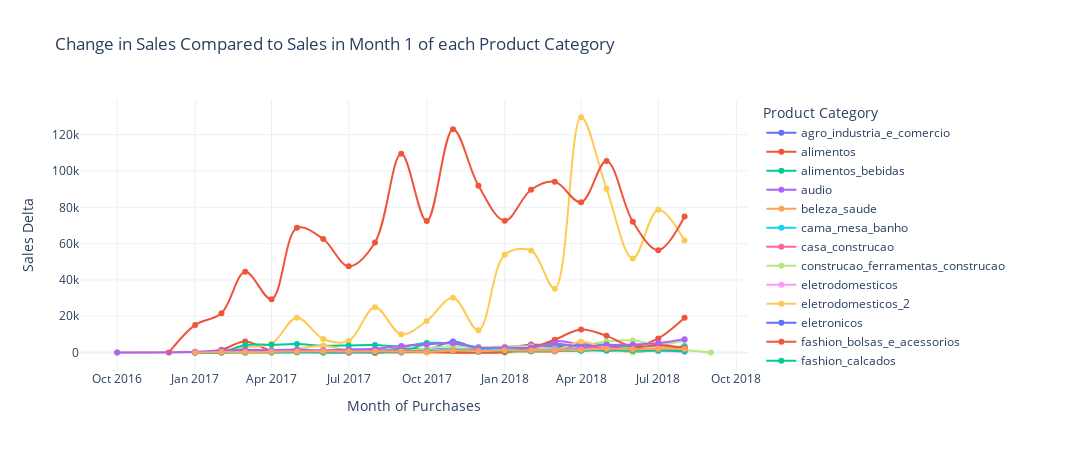

Notebook code for this chart:
### Markdown cell above
---

### Code cell
# Monthly Sales Aggregation per Product Category
monthly_sales_by_category = (
    orders.select(['order_id', 'order_purchase_timestamp'])
    .join(
        order_items.select(['order_id', 'product_id', 'price']),
        on='order_id')
    .join(
        products.select(['product_id', 'product_category_name']),
        on='product_id')
    .filter(pl.col('product_category_name').is_not_null())
    .with_columns(
        (pl.col('order_purchase_timestamp').str.strptime(pl.Datetime).cast(pl.Date).dt.truncate("1mo").alias('purchase_month')))
    .drop(columns='order_purchase_timestamp')
    .groupby(['purchase_month', 'product_category_name'])
    .agg(pl.col('price').sum().alias('total_sales'))
    .sort(by=['product_category_name', 'purchase_month'])
    .to_pandas()
)

# remove first month of sales for each category
monthly_sales_by_category['sequence'] = monthly_sales_by_category.groupby(['product_category_name']).cumcount()
monthly_sales_by_category = monthly_sales_by_category.query('sequence != 0').drop(columns='sequence')

# Calculate the growth of each categories from its base value
base_values = monthly_sales_by_category.groupby(['product_category_name'])['total_sales'].first().reset_index()
base_values.columns = ['product_category_name', 'base_sales']
monthly_sales_by_category = monthly_sales_by_category.merge(base_values, on='product_category_name')
monthly_sales_by_category['change'] = round((monthly_sales_by_category['total_sales'] / monthly_sales_by_category['base_sales']) * 100 - 100, 2)

# Get the top 25 categories with the largest median MoM growth from Base Value
top_growth_categories = (
    list(
        monthly_sales_by_category
        .groupby(['product_category_name'])['change'].median()
        .sort_values()
        .tail(25)
        .reset_index()['product_category_name'])
)

# Plot the top 25 growth categories
fig = px.line(
    monthly_sales_by_category[monthly_sales_by_category['product_category_name'].isin(top_growth_categories)],
    x='purchase_month',
    y='change',
    template='plotly_white',
    line_shape='spline',
    color='product_category_name',
    markers='dot',
    render_mode='svg',
    width=1250, height=450,
    labels={
        'purchase_month': 'Month of Purchases',
        'change': 'Sales Delta',
        'product_category_name': 'Product Category'},
    title='Change in Sales Compared to Sales in Month 1 of each Product Category')

fig.show()

### Figure 1 — Plotly figure (JSON) as saved in the notebook; plotly's stock layout.template omitted (floating-point values rounded to 4 significant figures)
{"data": [{"hovertemplate": "Product Category=agro_industria_e_comercio<br>Month of Purchases=%{x}<br>Sales Delta=%{y}<extra></extra>", "legendgroup": "agro_industria_e_comercio", "line": {"color": "#636efa", "dash": "solid", "shape": "spline"}, "marker": {"symbol": "circle"}, "mode": "lines+markers", "name": "agro_industria_e_comercio", "orientation": "v", "showlegend": true, "type": "scatter", "x": ["2017-02-01T00:00:00", "2017-03-01T00:00:00", "2017-05-01T00:00:00", "2017-06-01T00:00:00", "2017-07-01T00:00:00", "2017-08-01T00:00:00", "2017-09-01T00:00:00", "2017-10-01T00:00:00", "2017-11-01T00:00:00", "2017-12-01T00:00:00", "2018-01-01T00:00:00", "2018-02-01T00:00:00", "2018-03-01T00:00:00", "2018-04-01T00:00:00", "2018-05-01T00:00:00", "2018-06-01T00:00:00", "2018-07-01T00:00:00", "2018-08-01T00:00:00"], "xaxis": "x", "y": [0, -63.53, 602.7, 518.2, 424.8, -60.86, 786.9, 1390.0, 6097.0, 2254.0, 2503.0, 3193.0, 2577.0, 1902.0, 1359.0, 1464.0, 3350.0, 2133.0], "yaxis": "y"}, {"hovertemplate": "Product Category=alimentos<br>Month of Purchases=%{x}<br>Sales Delta=%{y}<extra></extra>", "legendgroup": "alimentos", "line": {"color": "#EF553B", "dash": "solid", "shape": "spline"}, "marker": {"symbol": "circle"}, "mode": "lines+markers", "name": "alimentos", "orientation": "v", "showlegend": true, "type": "scatter", "x": ["2017-01-01T00:00:00", "2017-02-01T00:00:00", "2017-03-01T00:00:00", "2017-04-01T00:00:00", "2017-05-01T00:00:00", "2017-06-01T00:00:00", "2017-07-01T00:00:00", "2017-08-01T00:00:00", "2017-09-01T00:00:00", "2017-10-01T00:00:00", "2017-11-01T00:00:00", "2017-12-01T00:00:00", "2018-01-01T00:00:00", "2018-02-01T00:00:00", "2018-03-01T00:00:00", "2018-04-01T00:00:00", "2018-05-01T00:00:00", "2018-06-01T00:00:00", "2018-07-01T00:00:00", "2018-08-01T00:00:00"], "xaxis": "x", "y": [0, 1571.0, 6130.0, 1047.0, 805.9, 250.1, 1264.0, 751.2, 2219.0, 1782.0, 1201.0, 2184.0, 1928.0, 4415.0, 3543.0, 3789.0, 3503.0, 3102.0, 7789.0, 19180.0], "yaxis": "y"}, {"hovertemplate": "Product Category=alimentos_bebidas<br>Month of Purchases=%{x}<br>Sales Delta=%{y}<extra></extra>", "legendgroup": "alimentos_bebidas", "line": {"color": "#00cc96", "dash": "solid", "shape": "spline"}, "marker": {"symbol": "circle"}, "mode": "lines+markers", "name": "alimentos_bebidas", "orientation": "v", "showlegend": true, "type": "scatter", "x": ["2017-04-01T00:00:00", "2017-05-01T00:00:00", "2017-06-01T00:00:00", "2017-07-01T00:00:00", "2017-08-01T00:00:00", "2017-09-01T00:00:00", "2017-10-01T00:00:00", "2017-11-01T00:00:00", "2017-12-01T00:00:00", "2018-01-01T00:00:00", "2018-02-01T00:00:00", "2018-03-01T00:00:00", "2018-04-01T00:00:00", "2018-05-01T00:00:00", "2018-06-01T00:00:00", "2018-07-01T00:00:00", "2018-08-01T00:00:00"], "xaxis": "x", "y": [0, 769.1, 19.83, 251.2, 933.0, 549.0, 4696.0, 5006.0, 2194.0, 612.2, 2111.0, 4808.0, 1163.0, 2488.0, 513.5, 1599.0, 2047.0], "yaxis": "y"}, {"hovertemplate": "Product Category=audio<br>Month of Purchases=%{x}<br>Sales Delta=%{y}<extra></extra>", "legendgroup": "audio", "line": {"color": "#ab63fa", "dash": "solid", "shape": "spline"}, "marker": {"symbol": "circle"}, "mode": "lines+markers", "name": "audio", "orientation": "v", "showlegend": true, "type": "scatter", "x": ["2017-02-01T00:00:00", "2017-03-01T00:00:00", "2017-04-01T00:00:00", "2017-05-01T00:00:00", "2017-06-01T00:00:00", "2017-07-01T00:00:00", "2017-08-01T00:00:00", "2017-09-01T00:00:00", "2017-10-01T00:00:00", "2017-11-01T00:00:00", "2017-12-01T00:00:00", "2018-01-01T00:00:00", "2018-02-01T00:00:00", "2018-03-01T00:00:00", "2018-04-01T00:00:00", "2018-05-01T00:00:00", "2018-06-01T00:00:00", "2018-07-01T00:00:00", "2018-08-01T00:00:00"], "xaxis": "x", "y": [0, 592.8, 475.2, 1171.0, 920.1, 371.1, 541.5, 536.5, 1334.0, 2145.0, 1540.0, 2232.0, 1627.0, 6375.0, 4201.0, 1547.0, 1018.0, 1159.0, 1163.0], "yaxis": "y"}, {"hovertemplate": "Product Category=beleza_saude<br>Month of Purchases=%{x}<br>Sales Delta=%{y}<extra></extra>", "legendgroup": "beleza_saude", "line": {"color": "#FFA15A", "dash": "solid", "shape": "spline"}, "marker": {"symbol": "circle"}, "mode": "lines+markers", "name": "beleza_saude", "orientation": "v", "showlegend": true, "type": "scatter", "x": ["2016-10-01T00:00:00", "2017-01-01T00:00:00", "2017-02-01T00:00:00", "2017-03-01T00:00:00", "2017-04-01T00:00:00", "2017-05-01T00:00:00", "2017-06-01T00:00:00", "2017-07-01T00:00:00", "2017-08-01T00:00:00", "2017-09-01T00:00:00", "2017-10-01T00:00:00", "2017-11-01T00:00:00", "2017-12-01T00:00:00", "2018-01-01T00:00:00", "2018-02-01T00:00:00", "2018-03-01T00:00:00", "2018-04-01T00:00:00", "2018-05-01T00:00:00", "2018-06-01T00:00:00", "2018-07-01T00:00:00", "2018-08-01T00:00:00"], "xaxis": "x", "y": [0, 175.9, 401.7, 471.0, 403.8, 927.7, 603.5, 666.5, 995.5, 1032.0, 820.7, 1638.0, 1246.0, 1492.0, 1811.0, 1878.0, 1915.0, 2019.0, 2270.0, 2224.0, 2554.0], "yaxis": "y"}, {"hovertemplate": "Product Category=cama_mesa_banho<br>Month of Purchases=%{x}<br>Sales Delta=%{y}<extra></extra>", "legendgroup": "cama_mesa_banho", "line": {"color": "#19d3f3", "dash": "solid", "shape": "spline"}, "marker": {"symbol": "circle"}, "mode": "lines+markers", "name": "cama_mesa_banho", "orientation": "v", "showlegend": true, "type": "scatter", "x": ["2017-01-01T00:00:00", "2017-02-01T00:00:00", "2017-03-01T00:00:00", "2017-04-01T00:00:00", "2017-05-01T00:00:00", "2017-06-01T00:00:00", "2017-07-01T00:00:00", "2017-08-01T00:00:00", "2017-09-01T00:00:00", "2017-10-01T00:00:00", "2017-11-01T00:00:00", "2017-12-01T00:00:00", "2018-01-01T00:00:00", "2018-02-01T00:00:00", "2018-03-01T00:00:00", "2018-04-01T00:00:00", "2018-05-01T00:00:00", "2018-06-01T00:00:00", "2018-07-01T00:00:00", "2018-08-01T00:00:00"], "xaxis": "x", "y": [0, 311.2, 550.8, 514.8, 742.0, 786.7, 1513.0, 1343.0, 1225.0, 1067.0, 2158.0, 1175.0, 1829.0, 1433.0, 1649.0, 1727.0, 1711.0, 1707.0, 1291.0, 1441.0], "yaxis": "y"}, {"hovertemplate": "Product Category=casa_construcao<br>Month of Purchases=%{x}<br>Sales Delta=%{y}<extra></extra>", "legendgroup": "casa_construcao", "line": {"color": "#FF6692", "dash": "solid", "shape": "spline"}, "marker": {"symbol": "circle"}, "mode": "lines+markers", "name": "casa_construcao", "orientation": "v", "showlegend": true, "type": "scatter", "x": ["2017-03-01T00:00:00", "2017-04-01T00:00:00", "2017-05-01T00:00:00", "2017-06-01T00:00:00", "2017-07-01T00:00:00", "2017-08-01T00:00:00", "2017-09-01T00:00:00", "2017-10-01T00:00:00", "2017-11-01T00:00:00", "2017-12-01T00:00:00", "2018-01-01T00:00:00", "2018-02-01T00:00:00", "2018-03-01T00:00:00", "2018-04-01T00:00:00", "2018-05-01T00:00:00", "2018-06-01T00:00:00", "2018-07-01T00:00:00", "2018-08-01T00:00:00"], "xaxis": "x", "y": [0, 170.7, 173.8, 236.6, -84.19, -78.92, 129.4, 609.7, 734.0, 1038.0, 884.5, 796.0, 852.7, 1474.0, 1616.0, 1436.0, 1045.0, 1085.0], "yaxis": "y"}, {"hovertemplate": "Product Category=construcao_ferramentas_construcao<br>Month of Purchases=%{x}<br>Sales Delta=%{y}<extra></extra>", "legendgroup": "construcao_ferramentas_construcao", "line": {"color": "#B6E880", "dash": "solid", "shape": "spline"}, "marker": {"symbol": "circle"}, "mode": "lines+markers", "name": "construcao_ferramentas_construcao", "orientation": "v", "showlegend": true, "type": "scatter", "x": ["2017-02-01T00:00:00", "2017-03-01T00:00:00", "2017-05-01T00:00:00", "2017-06-01T00:00:00", "2017-07-01T00:00:00", "2017-08-01T00:00:00", "2017-09-01T00:00:00", "2017-10-01T00:00:00", "2017-11-01T00:00:00", "2017-12-01T00:00:00", "2018-01-01T00:00:00", "2018-02-01T00:00:00", "2018-03-01T00:00:00", "2018-04-01T00:00:00", "2018-05-01T00:00:00", "2018-06-01T00:00:00", "2018-07-01T00:00:00", "2018-08-01T00:00:00"], "xaxis": "x", "y": [0, 129.6, -70.31, 11.75, 63.14, 250.4, 282.8, 664.9, 1977.0, 1631.0, 2770.0, 2573.0, 3032.0, 3847.0, 6061.0, 6714.0, 4424.0, 6705.0], "yaxis": "y"}, {"hovertemplate": "Product Category=eletrodomesticos<br>Month of Purchases=%{x}<br>Sales Delta=%{y}<extra></extra>", "legendgroup": "eletrodomesticos", "line": {"color": "#FF97FF", "dash": "solid", "shape": "spline"}, "marker": {"symbol": "circle"}, "mode": "lines+markers", "name": "eletrodomesticos", "orientation": "v", "showlegend": true, "type": "scatter", "x": ["2017-03-01T00:00:00", "2017-04-01T00:00:00", "2017-05-01T00:00:00", "2017-06-01T00:00:00", "2017-07-01T00:00:00", "2017-08-01T00:00:00", "2017-09-01T00:00:00", "2017-10-01T00:00:00", "2017-11-01T00:00:00", "2017-12-01T00:00:00", "2018-01-01T00:00:00", "2018-02-01T00:00:00", "2018-03-01T00:00:00", "2018-04-01T00:00:00", "2018-05-01T00:00:00", "2018-06-01T00:00:00", "2018-07-01T00:00:00", "2018-08-01T00:00:00"], "xaxis": "x", "y": [0, 59.4, 510.5, 700.2, 1072.0, 1364.0, 481.0, 522.8, 1341.0, 324.8, 472.9, 1682.0, 3052.0, 4727.0, 1863.0, 1788.0, 1589.0, 2002.0], "yaxis": "y"}, {"hovertemplate": "Product Category=eletrodomesticos_2<br>Month of Purchases=%{x}<br>Sales Delta=%{y}<extra></extra>", "legendgroup": "eletrodomesticos_2", "line": {"color": "#FECB52", "dash": "solid", "shape": "spline"}, "marker": {"symbol": "circle"}, "mode": "lines+markers", "name": "eletrodomesticos_2", "orientation": "v", "showlegend": true, "type": "scatter", "x": ["2017-02-01T00:00:00", "2017-03-01T00:00:00", "2017-04-01T00:00:00", "2017-05-01T00:00:00", "2017-06-01T00:00:00", "2017-07-01T00:00:00", "2017-08-01T00:00:00", "2017-09-01T00:00:00", "2017-10-01T00:00:00", "2017-11-01T00:00:00", "2017-12-01T00:00:00", "2018-01-01T00:00:00", "2018-02-01T00:00:00", "2018-03-01T00:00:00", "2018-04-01T00:00:00", "2018-05-01T00:00:00", "2018-06-01T00:00:00", "2018-07-01T00:00:00", "2018-08-01T00:00:00"], "xaxis": "x", "y": [0, 3033.0, 4902.0, 19240.0, 7491.0, 6366.0, 24940.0, 10080.0, 17430.0, 30260.0, 12350.0, 53870.0, 56180.0, 35220.0, 129600.0, 90210.0, 51890.0, 78680.0, 61710.0], "yaxis": "y"}, {"hovertemplate": "Product Category=eletronicos<br>Month of Purchases=%{x}<br>Sales Delta=%{y}<extra></extra>", "legendgroup": "eletronicos", "line": {"color": "#636efa", "dash": "solid", "shape": "spline"}, "marker": {"symbol": "circle"}, "mode": "lines+markers", "name": "eletronicos", "orientation": "v", "showlegend": true, "type": "scatter", "x": ["2017-01-01T00:00:00", "2017-02-01T00:00:00", "2017-03-01T00:00:00", "2017-04-01T00:00:00", "2017-05-01T00:00:00", "2017-06-01T00:00:00", "2017-07-01T00:00:00", "2017-08-01T00:00:00", "2017-09-01T00:00:00", "2017-10-01T00:00:00", "2017-11-01T00:00:00", "2017-12-01T00:00:00", "2018-01-01T00:00:00", "2018-02-01T00:00:00", "2018-03-01T00:00:00", "2018-04-01T00:00:00", "2018-05-01T00:00:00", "2018-06-01T00:00:00", "2018-07-01T00:00:00", "2018-08-01T00:00:00"], "xaxis": "x", "y": [0, 97.54, 546.0, 681.6, 987.4, 240.4, 1091.0, 362.6, 603.2, 459.9, 1525.0, 1284.0, 2493.0, 2296.0, 1935.0, 1686.0, 2654.0, 1466.0, 1707.0, 1645.0], "yaxis": "y"}, {"hovertemplate": "Product Category=fashion_bolsas_e_acessorios<br>Month of Purchases=%{x}<br>Sales Delta=%{y}<extra></extra>", "legendgroup": "fashion_bolsas_e_acessorios", "line": {"color": "#EF553B", "dash": "solid", "shape": "spline"}, "marker": {"symbol": "circle"}, "mode": "lines+markers", "name": "fashion_bolsas_e_acessorios", "orientation": "v", "showlegend": true, "type": "scatter", "x": ["2016-12-01T00:00:00", "2017-01-01T00:00:00", "2017-02-01T00:00:00", "2017-03-01T00:00:00", "2017-04-01T00:00:00", "2017-05-01T00:00:00", "2017-06-01T00:00:00", "2017-07-01T00:00:00", "2017-08-01T00:00:00", "2017-09-01T00:00:00", "2017-10-01T00:00:00", "2017-11-01T00:00:00", "2017-12-01T00:00:00", "2018-01-01T00:00:00", "2018-02-01T00:00:00", "2018-03-01T00:00:00", "2018-04-01T00:00:00", "2018-05-01T00:00:00", "2018-06-01T00:00:00", "2018-07-01T00:00:00", "2018-08-01T00:00:00"], "xaxis": "x", "y": [0, 15240.0, 21680.0, 44500.0, 29440.0, 68700.0, 62570, 47540.0, 60610.0, 109500.0, 72430.0, 123000.0, 91900.0, 72670.0, 89690.0, 94040.0, 82750.0, 105600.0, 72100.0, 56430.0, 74920.0], "yaxis": "y"}, {"hovertemplate": "Product Category=fashion_calcados<br>Month of Purchases=%{x}<br>Sales Delta=%{y}<extra></extra>", "legendgroup": "fashion_calcados", "line": {"color": "#00cc96", "dash": "solid", "shape": "spline"}, "marker": {"symbol": "circle"}, "mode": "lines+markers", "name": "fashion_calcados", "orientation": "v", "showlegend": true, "type": "scatter", "x": ["2017-01-01T00:00:00", "2017-02-01T00:00:00", "2017-03-01T00:00:00", "2017-04-01T00:00:00", "2017-05-01T00:00:00", "2017-06-01T00:00:00", "2017-07-01T00:00:00", "2017-08-01T00:00:00", "2017-09-01T00:00:00", "2017-10-01T00:00:00", "2017-11-01T00:00:00", "2017-12-01T00:00:00", "2018-01-01T00:00:00", "2018-02-01T00:00:00", "2018-03-01T00:00:00", "2018-04-01T00:00:00", "2018-05-01T00:00:00", "2018-06-01T00:00:00", "2018-07-01T00:00:00", "2018-08-01T00:00:00"], "xaxis": "x", "y": [0, 206.7, 4241.0, 4274.0, 4684.0, 3772.0, 3977.0, 4174.0, 3280.0, 5232.0, 4994.0, 3049, 1810.0, 2862.0, 3490.0, 4022.0, 4435.0, 3426.0, 2250.0, 1250.0], "yaxis": "y"}, {"hovertemplate": "Product Category=industria_comercio_e_negocios<br>Month of Purchases=%{x}<br>Sales Delta=%{y}<extra></extra>", "legendgroup": "industria_comercio_e_negocios", "line": {"color": "#ab63fa", "dash": "solid", "shape": "spline"}, "marker": {"symbol": "circle"}, "mode": "lines+markers", "name": "industria_comercio_e_negocios", "orientation": "v", "showlegend": true, "type": "scatter", "x": ["2017-02-01T00:00:00", "2017-03-01T00:00:00", "2017-05-01T00:00:00", "2017-06-01T00:00:00", "2017-07-01T00:00:00", "2017-08-01T00:00:00", "2017-09-01T00:00:00", "2017-10-01T00:00:00", "2017-11-01T00:00:00", "2017-12-01T00:00:00", "2018-01-01T00:00:00", "2018-02-01T00:00:00", "2018-03-01T00:00:00", "2018-04-01T00:00:00", "2018-05-01T00:00:00", "2018-06-01T00:00:00", "2018-07-01T00:00:00", "2018-08-01T00:00:00"], "xaxis": "x", "y": [0, 100, 336.8, 132.8, 106.7, 704.1, 84.86, 1796.0, 1644.0, 1437.0, 2977.0, 3879.0, 2356.0, 4682.0, 3170.0, 2093.0, 3847.0, 1887.0], "yaxis": "y"}, {"hovertemplate": "Product Category=informatica_acessorios<br>Month of Purchases=%{x}<br>Sales Delta=%{y}<extra></extra>", "legendgroup": "informatica_acessorios", "line": {"color": "#FFA15A", "dash": "solid", "shape": "spline"}, "marker": {"symbol": "circle"}, "mode": "lines+markers", "name": "informatica_acessorios", "orientation": "v", "showlegend": true, "type": "scatter", "x": ["2017-01-01T00:00:00", "2017-02-01T00:00:00", "2017-03-01T00:00:00", "2017-04-01T00:00:00", "2017-05-01T00:00:00", "2017-06-01T00:00:00", "2017-07-01T00:00:00", "2017-08-01T00:00:00", "2017-09-01T00:00:00", "2017-10-01T00:00:00", "2017-11-01T00:00:00", "2017-12-01T00:00:00", "2018-01-01T00:00:00", "2018-02-01T00:00:00", "2018-03-01T00:00:00", "2018-04-01T00:00:00", "2018-05-01T00:00:00", "2018-06-01T00:00:00", "2018-07-01T00:00:00", "2018-08-01T00:00:00"], "xaxis": "x", "y": [0, 205.1, 629.5, 427.3, 1063.0, 843.1, 886.4, 792.6, 637.3, 1022.0, 1752.0, 865.3, 2022.0, 2470.0, 2083.0, 1420.0, 1213.0, 978.6, 967.8, 926.8], "yaxis": "y"}, {"hovertemplate": "Product Category=livros_importados<br>Month of Purchases=%{x}<br>Sales Delta=%{y}<extra></extra>", "legendgroup": "livros_importados", "line": {"color": "#19d3f3", "dash": "solid", "shape": "spline"}, "marker": {"symbol": "circle"}, "mode": "lines+markers", "name": "livros_importados", "orientation": "v", "showlegend": true, "type": "scatter", "x": ["2017-04-01T00:00:00", "2017-06-01T00:00:00", "2017-08-01T00:00:00", "2017-09-01T00:00:00", "2017-11-01T00:00:00", "2017-12-01T00:00:00", "2018-01-01T00:00:00", "2018-02-01T00:00:00", "2018-03-01T00:00:00", "2018-04-01T00:00:00", "2018-05-01T00:00:00", "2018-06-01T00:00:00", "2018-07-01T00:00:00", "2018-08-01T00:00:00"], "xaxis": "x", "y": [0, 395.2, 205.2, 1351.0, 1521.0, 1056.0, 2816.0, 1526.0, 1196.0, 1491.0, 1956.0, 2242.0, 1915.0, 3647.0], "yaxis": "y"}, {"hovertemplate": "Product Category=livros_interesse_geral<br>Month of Purchases=%{x}<br>Sales Delta=%{y}<extra></extra>", "legendgroup": "livros_interesse_geral", "line": {"color": "#FF6692", "dash": "solid", "shape": "spline"}, "marker": {"symbol": "circle"}, "mode": "lines+markers", "name": "livros_interesse_geral", "orientation": "v", "showlegend": true, "type": "scatter", "x": ["2017-01-01T00:00:00", "2017-02-01T00:00:00", "2017-03-01T00:00:00", "2017-04-01T00:00:00", "2017-05-01T00:00:00", "2017-06-01T00:00:00", "2017-07-01T00:00:00", "2017-08-01T00:00:00", "2017-09-01T00:00:00", "2017-10-01T00:00:00", "2017-11-01T00:00:00", "2017-12-01T00:00:00", "2018-01-01T00:00:00", "2018-02-01T00:00:00", "2018-03-01T00:00:00", "2018-04-01T00:00:00", "2018-05-01T00:00:00", "2018-06-01T00:00:00", "2018-07-01T00:00:00", "2018-08-01T00:00:00"], "xaxis": "x", "y": [0, 229.0, 1028.0, 293.1, 684.0, 726.0, 450.2, 1269.0, 310.9, 212.7, 1035.0, 920.5, 828.2, 714.3, 628.8, 2580.0, 2462.0, 1324.0, 1636.0, 566.2], "yaxis": "y"}, {"hovertemplate": "Product Category=moveis_cozinha_area_de_servico_jantar_e_jardim<br>Month of Purchases=%{x}<br>Sales Delta=%{y}<extra></extra>", "legendgroup": "moveis_cozinha_area_de_servico_jantar_e_jardim", "line": {"color": "#B6E880", "dash": "solid", "shape": "spline"}, "marker": {"symbol": "circle"}, "mode": "lines+markers", "name": "moveis_cozinha_area_de_servico_jantar_e_jardim", "orientation": "v", "showlegend": true, "type": "scatter", "x": ["2017-02-01T00:00:00", "2017-03-01T00:00:00", "2017-04-01T00:00:00", "2017-05-01T00:00:00", "2017-06-01T00:00:00", "2017-07-01T00:00:00", "2017-08-01T00:00:00", "2017-09-01T00:00:00", "2017-10-01T00:00:00", "2017-11-01T00:00:00", "2017-12-01T00:00:00", "2018-01-01T00:00:00", "2018-02-01T00:00:00", "2018-03-01T00:00:00", "2018-04-01T00:00:00", "2018-05-01T00:00:00", "2018-06-01T00:00:00", "2018-07-01T00:00:00", "2018-08-01T00:00:00", "2018-09-01T00:00:00"], "xaxis": "x", "y": [0, -18.53, 638.7, 832.4, 167.9, 841.0, 619.2, 231.7, 2351.0, 3479.0, 2957.0, 3359.0, 3295.0, 1932.0, 2163.0, 1551.0, 2521.0, 2671.0, 1441.0, 3.65], "yaxis": "y"}, {"hovertemplate": "Product Category=moveis_escritorio<br>Month of Purchases=%{x}<br>Sales Delta=%{y}<extra></extra>", "legendgroup": "moveis_escritorio", "line": {"color": "#FF97FF", "dash": "solid", "shape": "spline"}, "marker": {"symbol": "circle"}, "mode": "lines+markers", "name": "moveis_escritorio", "orientation": "v", "showlegend": true, "type": "scatter", "x": ["2017-01-01T00:00:00", "2017-02-01T00:00:00", "2017-03-01T00:00:00", "2017-04-01T00:00:00", "2017-05-01T00:00:00", "2017-06-01T00:00:00", "2017-07-01T00:00:00", "2017-08-01T00:00:00", "2017-09-01T00:00:00", "2017-10-01T00:00:00", "2017-11-01T00:00:00", "2017-12-01T00:00:00", "2018-01-01T00:00:00", "2018-02-01T00:00:00", "2018-03-01T00:00:00", "2018-04-01T00:00:00", "2018-05-01T00:00:00", "2018-06-01T00:00:00", "2018-07-01T00:00:00", "2018-08-01T00:00:00"], "xaxis": "x", "y": [0, 717.4, 715.8, 551.6, 481.8, 404.0, 1070.0, 583.9, 537.6, 1139.0, 1150.0, 382.2, 1293.0, 1131.0, 2067.0, 1298.0, 1354.0, 781.1, 853.7, 367.9], "yaxis": "y"}, {"hovertemplate": "Product Category=musica<br>Month of Purchases=%{x}<br>Sales Delta=%{y}<extra></extra>", "legendgroup": "musica", "line": {"color": "#FECB52", "dash": "solid", "shape": "spline"}, "marker": {"symbol": "circle"}, "mode": "lines+markers", "name": "musica", "orientation": "v", "showlegend": true, "type": "scatter", "x": ["2017-03-01T00:00:00", "2017-04-01T00:00:00", "2017-06-01T00:00:00", "2017-07-01T00:00:00", "2017-10-01T00:00:00", "2018-01-01T00:00:00", "2018-02-01T00:00:00", "2018-03-01T00:00:00", "2018-04-01T00:00:00", "2018-05-01T00:00:00", "2018-06-01T00:00:00", "2018-07-01T00:00:00", "2018-08-01T00:00:00"], "xaxis": "x", "y": [0, 113.7, 3712.0, 1075.0, 96.14, -10.79, 775.2, 1057.0, 5962.0, 2504.0, 289.7, 2934.0, 1679.0], "yaxis": "y"}, {"hovertemplate": "Product Category=pet_shop<br>Month of Purchases=%{x}<br>Sales Delta=%{y}<extra></extra>", "legendgroup": "pet_shop", "line": {"color": "#636efa", "dash": "solid", "shape": "spline"}, "marker": {"symbol": "circle"}, "mode": "lines+markers", "name": "pet_shop", "orientation": "v", "showlegend": true, "type": "scatter", "x": ["2017-01-01T00:00:00", "2017-02-01T00:00:00", "2017-03-01T00:00:00", "2017-04-01T00:00:00", "2017-05-01T00:00:00", "2017-06-01T00:00:00", "2017-07-01T00:00:00", "2017-08-01T00:00:00", "2017-09-01T00:00:00", "2017-10-01T00:00:00", "2017-11-01T00:00:00", "2017-12-01T00:00:00", "2018-01-01T00:00:00", "2018-02-01T00:00:00", "2018-03-01T00:00:00", "2018-04-01T00:00:00", "2018-05-01T00:00:00", "2018-06-01T00:00:00", "2018-07-01T00:00:00", "2018-08-01T00:00:00"], "xaxis": "x", "y": [0, 285.6, 765.5, 539.3, 742.8, 442.2, 583.0, 985.8, 782.5, 752.4, 1071.0, 647.3, 1026.0, 892.1, 1311.0, 1842.0, 1111.0, 1915.0, 1925.0, 2470.0], "yaxis": "y"}, {"hovertemplate": "Product Category=portateis_casa_forno_e_cafe<br>Month of Purchases=%{x}<br>Sales Delta=%{y}<extra></extra>", "legendgroup": "portateis_casa_forno_e_cafe", "line": {"color": "#EF553B", "dash": "solid", "shape": "spline"}, "marker": {"symbol": "circle"}, "mode": "lines+markers", "name": "portateis_casa_forno_e_cafe", "orientation": "v", "showlegend": true, "type": "scatter", "x": ["2017-08-01T00:00:00", "2017-09-01T00:00:00", "2018-01-01T00:00:00", "2018-02-01T00:00:00", "2018-03-01T00:00:00", "2018-04-01T00:00:00", "2018-05-01T00:00:00", "2018-06-01T00:00:00", "2018-07-01T00:00:00", "2018-08-01T00:00:00"], "xaxis": "x", "y": [0, 487.7, 239.2, 2674.0, 7135.0, 12720.0, 9217.0, 3108.0, 4209.0, 2648.0], "yaxis": "y"}, {"hovertemplate": "Product Category=relogios_presentes<br>Month of Purchases=%{x}<br>Sales Delta=%{y}<extra></extra>", "legendgroup": "relogios_presentes", "line": {"color": "#00cc96", "dash": "solid", "shape": "spline"}, "marker": {"symbol": "circle"}, "mode": "lines+markers", "name": "relogios_presentes", "orientation": "v", "showlegend": true, "type": "scatter", "x": ["2017-01-01T00:00:00", "2017-02-01T00:00:00", "2017-03-01T00:00:00", "2017-04-01T00:00:00", "2017-05-01T00:00:00", "2017-06-01T00:00:00", "2017-07-01T00:00:00", "2017-08-01T00:00:00", "2017-09-01T00:00:00", "2017-10-01T00:00:00", "2017-11-01T00:00:00", "2017-12-01T00:00:00", "2018-01-01T00:00:00", "2018-02-01T00:00:00", "2018-03-01T00:00:00", "2018-04-01T00:00:00", "2018-05-01T00:00:00", "2018-06-01T00:00:00", "2018-07-01T00:00:00", "2018-08-01T00:00:00"], "xaxis": "x", "y": [0, 45.38, 231.1, 190.5, 369.6, 258.0, 355.1, 350.4, 482.9, 715.7, 1108.0, 787, 835.1, 684.8, 1110.0, 1046.0, 1432.0, 974.5, 1090.0, 793.8], "yaxis": "y"}, {"hovertemplate": "Product Category=telefonia<br>Month of Purchases=%{x}<br>Sales Delta=%{y}<extra></extra>", "legendgroup": "telefonia", "line": {"color": "#ab63fa", "dash": "solid", "shape": "spline"}, "marker": {"symbol": "circle"}, "mode": "lines+markers", "name": "telefonia", "orientation": "v", "showlegend": true, "type": "scatter", "x": ["2016-10-01T00:00:00", "2017-01-01T00:00:00", "2017-02-01T00:00:00", "2017-03-01T00:00:00", "2017-04-01T00:00:00", "2017-05-01T00:00:00", "2017-06-01T00:00:00", "2017-07-01T00:00:00", "2017-08-01T00:00:00", "2017-09-01T00:00:00", "2017-10-01T00:00:00", "2017-11-01T00:00:00", "2017-12-01T00:00:00", "2018-01-01T00:00:00", "2018-02-01T00:00:00", "2018-03-01T00:00:00", "2018-04-01T00:00:00", "2018-05-01T00:00:00", "2018-06-01T00:00:00", "2018-07-01T00:00:00", "2018-08-01T00:00:00"], "xaxis": "x", "y": [0, 489.1, 1280.0, 1524.0, 1349.0, 1753.0, 1251.0, 1713.0, 2086.0, 3611.0, 4469.0, 5212.0, 2622.0, 2876.0, 2721.0, 5060.0, 3227.0, 4221.0, 4455.0, 5287.0, 7407.0], "yaxis": "y"}, {"hovertemplate": "Product Category=utilidades_domesticas<br>Month of Purchases=%{x}<br>Sales Delta=%{y}<extra></extra>", "legendgroup": "utilidades_domesticas", "line": {"color": "#FFA15A", "dash": "solid", "shape": "spline"}, "marker": {"symbol": "circle"}, "mode": "lines+markers", "name": "utilidades_domesticas", "orientation": "v", "showlegend": true, "type": "scatter", "x": ["2017-01-01T00:00:00", "2017-02-01T00:00:00", "2017-03-01T00:00:00", "2017-04-01T00:00:00", "2017-05-01T00:00:00", "2017-06-01T00:00:00", "2017-07-01T00:00:00", "2017-08-01T00:00:00", "2017-09-01T00:00:00", "2017-10-01T00:00:00", "2017-11-01T00:00:00", "2017-12-01T00:00:00", "2018-01-01T00:00:00", "2018-02-01T00:00:00", "2018-03-01T00:00:00", "2018-04-01T00:00:00", "2018-05-01T00:00:00", "2018-06-01T00:00:00", "2018-07-01T00:00:00", "2018-08-01T00:00:00"], "xaxis": "x", "y": [0, 347.7, 377.9, 431.5, 668.4, 735.5, 638.2, 739.4, 618.4, 465.7, 1133.0, 816.8, 1247.0, 1154.0, 1227.0, 1506.0, 2128.0, 1910.0, 2143.0, 2029.0], "yaxis": "y"}], "layout": {"height": 450, "legend": {"title": {"text": "Product Category"}, "tracegroupgap": 0}, "title": {"text": "Change in Sales Compared to Sales in Month 1 of each Product Category"}, "width": 1250, "xaxis": {"anchor": "y", "domain": [0, 1], "title": {"text": "Month of Purchases"}}, "yaxis": {"anchor": "x", "domain": [0, 1], "title": {"text": "Sales Delta"}}}}
